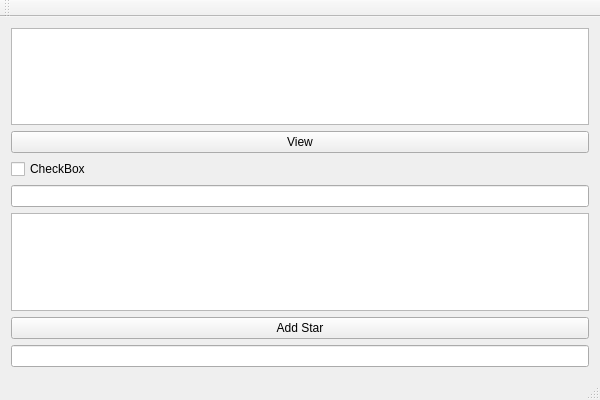
<?xml version="1.0" encoding="UTF-8"?>
<ui version="4.0">
 <class>PracticeProject2Class</class>
 <widget class="QMainWindow" name="PracticeProject2Class">
  <property name="geometry">
   <rect>
    <x>0</x>
    <y>0</y>
    <width>600</width>
    <height>400</height>
   </rect>
  </property>
  <property name="windowTitle">
   <string>PracticeProject2</string>
  </property>
  <widget class="QWidget" name="centralWidget">
   <layout class="QVBoxLayout" name="verticalLayout">
    <item>
     <widget class="QTableView" name="starstableView"/>
    </item>
    <item>
     <widget class="QPushButton" name="viewStarpushButton">
      <property name="text">
       <string>View</string>
      </property>
     </widget>
    </item>
    <item>
     <widget class="QCheckBox" name="checkBox">
      <property name="text">
       <string>CheckBox</string>
      </property>
     </widget>
    </item>
    <item>
     <widget class="QLineEdit" name="lineEdit"/>
    </item>
    <item>
     <widget class="QListWidget" name="listWidget"/>
    </item>
    <item>
     <widget class="QPushButton" name="addStarpushButton">
      <property name="text">
       <string>Add Star</string>
      </property>
     </widget>
    </item>
    <item>
     <widget class="QLineEdit" name="addStarlineEdit"/>
    </item>
   </layout>
  </widget>
  <widget class="QMenuBar" name="menuBar">
   <property name="geometry">
    <rect>
     <x>0</x>
     <y>0</y>
     <width>600</width>
     <height>22</height>
    </rect>
   </property>
  </widget>
  <widget class="QToolBar" name="mainToolBar">
   <attribute name="toolBarArea">
    <enum>TopToolBarArea</enum>
   </attribute>
   <attribute name="toolBarBreak">
    <bool>false</bool>
   </attribute>
  </widget>
  <widget class="QStatusBar" name="statusBar"/>
 </widget>
 <layoutdefault spacing="6" margin="11"/>
 <resources>
  <include location="PracticeProject2.qrc"/>
 </resources>
 <connections>
  <connection>
   <sender>checkBox</sender>
   <signal>stateChanged(int)</signal>
   <receiver>PracticeProject2Class</receiver>
   <slot>starsCheckBox()</slot>
   <hints>
    <hint type="sourcelabel">
     <x>169</x>
     <y>183</y>
    </hint>
    <hint type="destinationlabel">
     <x>3</x>
     <y>125</y>
    </hint>
   </hints>
  </connection>
  <connection>
   <sender>addStarpushButton</sender>
   <signal>clicked()</signal>
   <receiver>PracticeProject2Class</receiver>
   <slot>addStar()</slot>
   <hints>
    <hint type="sourcelabel">
     <x>61</x>
     <y>326</y>
    </hint>
    <hint type="destinationlabel">
     <x>3</x>
     <y>322</y>
    </hint>
   </hints>
  </connection>
  <connection>
   <sender>lineEdit</sender>
   <signal>textChanged(QString)</signal>
   <receiver>PracticeProject2Class</receiver>
   <slot>onTheGo()</slot>
   <hints>
    <hint type="sourcelabel">
     <x>556</x>
     <y>205</y>
    </hint>
    <hint type="destinationlabel">
     <x>598</x>
     <y>208</y>
    </hint>
   </hints>
  </connection>
  <connection>
   <sender>viewStarpushButton</sender>
   <signal>clicked()</signal>
   <receiver>PracticeProject2Class</receiver>
   <slot>viewStar()</slot>
   <hints>
    <hint type="sourcelabel">
     <x>42</x>
     <y>148</y>
    </hint>
    <hint type="destinationlabel">
     <x>7</x>
     <y>77</y>
    </hint>
   </hints>
  </connection>
 </connections>
 <slots>
  <slot>starsCheckBox()</slot>
  <slot>addStar()</slot>
  <slot>onTheGo()</slot>
  <slot>viewStar()</slot>
 </slots>
</ui>
